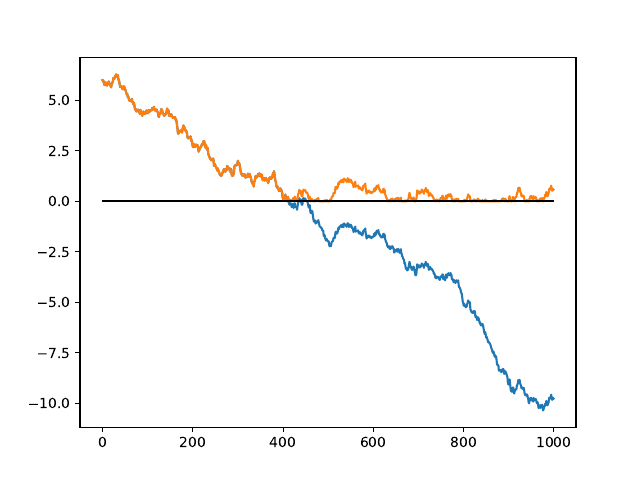

Reproduce this figure in Julia.
using Distributions
using Plots
pyplot()

function sampleBM(x0::Float64, μ::Float64, σ::Float64, n::Int64)   # n: number of samples
  path = Float64[]
  for i in 1:n
    if i == 1
      push!(path, x0)
    else
      push!(path, path[i-1] + rand(Normal(μ, σ)))
    end
  end
  return path
end

function sup_max(BM_path::Array{Float64}, k::Int64)
  temp_array = Float64[]
  for i in 1:k
    if BM_path[i] < 0.0
      push!(temp_array, -BM_path[i])
    else
      push!(temp_array, 0.0)
    end
  end
  return maximum(temp_array)
end

function sampleRBM(x0::Float64, μ::Float64, σ::Float64, n::Int64)   # n: number of samples
  BM_path = Float64[]
  RBM_path = Float64[]
  for i in 1:n
    if i == 1
      push!(BM_path, x0)
      push!(RBM_path, x0)
    else
      temp_normal = rand(Normal(μ, σ))
      push!(BM_path, BM_path[i-1] + temp_normal)
      push!(RBM_path, BM_path[i-1] + sup_max(BM_path,i))
    end
  end
  return RBM_path
end

function BM_to_RBM(BM_path::Array{Float64})
  RBM_path = Float64[]
  for i in 1:length(BM_path)
    if i == 1
      push!(RBM_path, BM_path[1])
    else
      push!(RBM_path, BM_path[i] + sup_max(BM_path, i))
    end
  end
  return RBM_path
end

n = 1000 
BM_path = sampleBM(6.0,-0.01,0.09,n)
#RBM_path = sampleRBM(6.0,-0.01,0.09,1000)
RBM_path = BM_to_RBM(BM_path)

x_axis = Float64[]
for i in 1:n
  push!(x_axis, 0.0)
end

plt = PyPlot
#plt.subplot(2,1,1)
#plt.xticks(0:100:1000)

plt.plot(BM_path)
plt.plot(RBM_path)
plt.plot(x_axis, color="black")
plt.savefig("(p379) RBM_GG1_approximation.pdf")
show()
